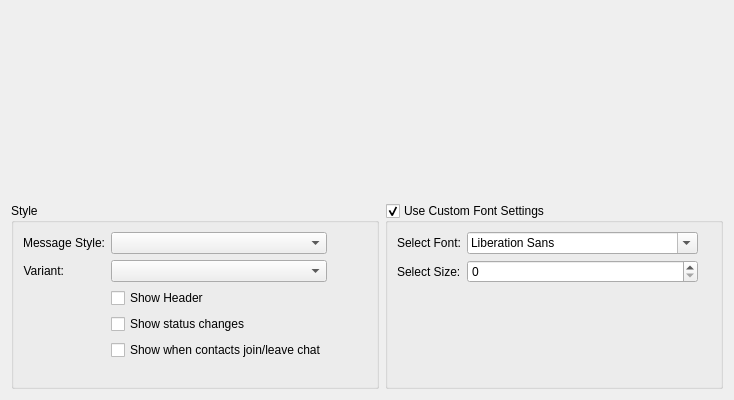
<?xml version="1.0" encoding="UTF-8"?>
<ui version="4.0">
 <class>ChatWindowConfig</class>
 <widget class="QWidget" name="ChatWindowConfig">
  <property name="geometry">
   <rect>
    <x>0</x>
    <y>0</y>
    <width>734</width>
    <height>400</height>
   </rect>
  </property>
  <property name="sizePolicy">
   <sizepolicy hsizetype="MinimumExpanding" vsizetype="Preferred">
    <horstretch>0</horstretch>
    <verstretch>0</verstretch>
   </sizepolicy>
  </property>
  <layout class="QVBoxLayout" name="verticalLayout">
   <item>
    <widget class="AdiumThemeView" name="chatView" native="true">
     <property name="minimumSize">
      <size>
       <width>0</width>
       <height>130</height>
      </size>
     </property>
    </widget>
   </item>
   <item>
    <layout class="QHBoxLayout" name="horizontalLayout">
     <item>
      <widget class="QGroupBox" name="groupBox">
       <property name="sizePolicy">
        <sizepolicy hsizetype="MinimumExpanding" vsizetype="Preferred">
         <horstretch>0</horstretch>
         <verstretch>0</verstretch>
        </sizepolicy>
       </property>
       <property name="title">
        <string>Style</string>
       </property>
       <layout class="QHBoxLayout" name="horizontalLayout_2">
        <item>
         <layout class="QFormLayout" name="formLayout_2">
          <property name="fieldGrowthPolicy">
           <enum>QFormLayout::ExpandingFieldsGrow</enum>
          </property>
          <item row="0" column="0">
           <widget class="QLabel" name="styleLabel">
            <property name="text">
             <string>Message Style:</string>
            </property>
            <property name="alignment">
             <set>Qt::AlignRight|Qt::AlignTrailing|Qt::AlignVCenter</set>
            </property>
            <property name="buddy">
             <cstring>styleComboBox</cstring>
            </property>
           </widget>
          </item>
          <item row="0" column="1">
           <widget class="QComboBox" name="styleComboBox">
            <property name="sizePolicy">
             <sizepolicy hsizetype="MinimumExpanding" vsizetype="Fixed">
              <horstretch>0</horstretch>
              <verstretch>0</verstretch>
             </sizepolicy>
            </property>
            <property name="sizeAdjustPolicy">
             <enum>QComboBox::AdjustToContents</enum>
            </property>
           </widget>
          </item>
          <item row="1" column="0">
           <widget class="QLabel" name="variantLabel">
            <property name="text">
             <string>Variant:</string>
            </property>
            <property name="alignment">
             <set>Qt::AlignRight|Qt::AlignTrailing|Qt::AlignVCenter</set>
            </property>
            <property name="buddy">
             <cstring>variantComboBox</cstring>
            </property>
           </widget>
          </item>
          <item row="1" column="1">
           <widget class="QComboBox" name="variantComboBox">
            <property name="sizePolicy">
             <sizepolicy hsizetype="MinimumExpanding" vsizetype="Fixed">
              <horstretch>0</horstretch>
              <verstretch>0</verstretch>
             </sizepolicy>
            </property>
            <property name="sizeAdjustPolicy">
             <enum>QComboBox::AdjustToContents</enum>
            </property>
           </widget>
          </item>
          <item row="2" column="0">
           <widget class="QWidget" name="widget" native="true"/>
          </item>
          <item row="2" column="1">
           <widget class="QCheckBox" name="showHeader">
            <property name="sizePolicy">
             <sizepolicy hsizetype="MinimumExpanding" vsizetype="Fixed">
              <horstretch>0</horstretch>
              <verstretch>0</verstretch>
             </sizepolicy>
            </property>
            <property name="text">
             <string>Show Header</string>
            </property>
           </widget>
          </item>
          <item row="3" column="0">
           <widget class="QWidget" name="widget_2" native="true"/>
          </item>
          <item row="3" column="1">
           <widget class="QCheckBox" name="showPresenceCheckBox">
            <property name="sizePolicy">
             <sizepolicy hsizetype="MinimumExpanding" vsizetype="Fixed">
              <horstretch>0</horstretch>
              <verstretch>0</verstretch>
             </sizepolicy>
            </property>
            <property name="text">
             <string>Show status changes</string>
            </property>
           </widget>
          </item>
          <item row="4" column="1">
           <widget class="QCheckBox" name="showJoinLeaveCheckBox">
            <property name="sizePolicy">
             <sizepolicy hsizetype="MinimumExpanding" vsizetype="Fixed">
              <horstretch>0</horstretch>
              <verstretch>0</verstretch>
             </sizepolicy>
            </property>
            <property name="text">
             <string>Show when contacts join/leave chat</string>
            </property>
           </widget>
          </item>
          <item row="4" column="0">
           <widget class="QWidget" name="widget_3" native="true"/>
          </item>
         </layout>
        </item>
        <item>
         <spacer name="horizontalSpacer">
          <property name="orientation">
           <enum>Qt::Horizontal</enum>
          </property>
          <property name="sizeHint" stdset="0">
           <size>
            <width>40</width>
            <height>20</height>
           </size>
          </property>
         </spacer>
        </item>
       </layout>
      </widget>
     </item>
     <item>
      <widget class="QGroupBox" name="customFontBox">
       <property name="title">
        <string>Use Custom Font Settings</string>
       </property>
       <property name="checkable">
        <bool>true</bool>
       </property>
       <layout class="QFormLayout" name="formLayout">
        <property name="fieldGrowthPolicy">
         <enum>QFormLayout::ExpandingFieldsGrow</enum>
        </property>
        <item row="0" column="0">
         <layout class="QFormLayout" name="formLayout_3">
          <item row="1" column="0">
           <widget class="QLabel" name="fontFamilyLabel">
            <property name="text">
             <string>Select Font:</string>
            </property>
           </widget>
          </item>
          <item row="1" column="1">
           <widget class="QFontComboBox" name="fontFamily"/>
          </item>
          <item row="2" column="0">
           <widget class="QLabel" name="fontSizeLabel">
            <property name="text">
             <string>Select Size:</string>
            </property>
           </widget>
          </item>
          <item row="2" column="1">
           <widget class="QSpinBox" name="fontSize"/>
          </item>
         </layout>
        </item>
        <item row="0" column="1">
         <spacer name="horizontalSpacer_3">
          <property name="orientation">
           <enum>Qt::Horizontal</enum>
          </property>
          <property name="sizeHint" stdset="0">
           <size>
            <width>40</width>
            <height>20</height>
           </size>
          </property>
         </spacer>
        </item>
       </layout>
      </widget>
     </item>
    </layout>
   </item>
  </layout>
 </widget>
 <customwidgets>
  <customwidget>
   <class>AdiumThemeView</class>
   <extends>QWidget</extends>
   <header>adium-theme-view.h</header>
   <container>1</container>
  </customwidget>
 </customwidgets>
 <resources/>
 <connections/>
</ui>
